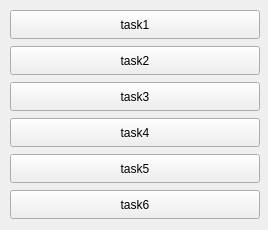
<?xml version="1.0" encoding="UTF-8"?>
<ui version="4.0">
 <class>ChooseTask</class>
 <widget class="QMainWindow" name="ChooseTask">
  <property name="geometry">
   <rect>
    <x>0</x>
    <y>0</y>
    <width>268</width>
    <height>230</height>
   </rect>
  </property>
  <property name="windowTitle">
   <string>MainWindow</string>
  </property>
  <widget class="QWidget" name="centralwidget">
   <widget class="QPushButton" name="task4PushButton">
    <property name="geometry">
     <rect>
      <x>10</x>
      <y>118</y>
      <width>250</width>
      <height>29</height>
     </rect>
    </property>
    <property name="text">
     <string>task4</string>
    </property>
   </widget>
   <widget class="QPushButton" name="task3PushButton">
    <property name="geometry">
     <rect>
      <x>10</x>
      <y>82</y>
      <width>250</width>
      <height>29</height>
     </rect>
    </property>
    <property name="text">
     <string>task3</string>
    </property>
   </widget>
   <widget class="QPushButton" name="task2PushButton">
    <property name="geometry">
     <rect>
      <x>10</x>
      <y>46</y>
      <width>250</width>
      <height>29</height>
     </rect>
    </property>
    <property name="text">
     <string>task2</string>
    </property>
   </widget>
   <widget class="QPushButton" name="task5PushButton">
    <property name="geometry">
     <rect>
      <x>10</x>
      <y>154</y>
      <width>250</width>
      <height>29</height>
     </rect>
    </property>
    <property name="text">
     <string>task5</string>
    </property>
   </widget>
   <widget class="QPushButton" name="task1PushButton">
    <property name="geometry">
     <rect>
      <x>10</x>
      <y>10</y>
      <width>250</width>
      <height>29</height>
     </rect>
    </property>
    <property name="text">
     <string>task1</string>
    </property>
   </widget>
   <widget class="QPushButton" name="task6PushButton">
    <property name="geometry">
     <rect>
      <x>10</x>
      <y>190</y>
      <width>250</width>
      <height>29</height>
     </rect>
    </property>
    <property name="text">
     <string>task6</string>
    </property>
   </widget>
  </widget>
 </widget>
 <resources/>
 <connections/>
</ui>
